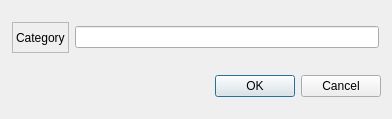
<ui version="4.0" >
 <class>Dialog</class>
 <widget class="QDialog" name="Dialog" >
  <property name="windowModality" >
   <enum>Qt::ApplicationModal</enum>
  </property>
  <property name="geometry" >
   <rect>
    <x>0</x>
    <y>0</y>
    <width>392</width>
    <height>119</height>
   </rect>
  </property>
  <property name="windowTitle" >
   <string>Add New Category</string>
  </property>
  <property name="windowIcon" >
   <iconset>IconResources/book.png</iconset>
  </property>
  <widget class="QWidget" name="layoutWidget" >
   <property name="geometry" >
    <rect>
     <x>10</x>
     <y>20</y>
     <width>371</width>
     <height>35</height>
    </rect>
   </property>
   <layout class="QHBoxLayout" >
    <property name="margin" >
     <number>2</number>
    </property>
    <property name="spacing" >
     <number>6</number>
    </property>
    <item>
     <widget class="QLabel" name="categoryLabel" >
      <property name="frameShape" >
       <enum>QFrame::StyledPanel</enum>
      </property>
      <property name="text" >
       <string>Category</string>
      </property>
     </widget>
    </item>
    <item>
     <widget class="QLineEdit" name="categoryLineEdit" />
    </item>
   </layout>
  </widget>
  <widget class="QDialogButtonBox" name="buttonBox" >
   <property name="geometry" >
    <rect>
     <x>50</x>
     <y>70</y>
     <width>331</width>
     <height>32</height>
    </rect>
   </property>
   <property name="orientation" >
    <enum>Qt::Horizontal</enum>
   </property>
   <property name="standardButtons" >
    <set>QDialogButtonBox::Cancel|QDialogButtonBox::NoButton|QDialogButtonBox::Ok</set>
   </property>
  </widget>
 </widget>
 <resources/>
 <connections>
  <connection>
   <sender>buttonBox</sender>
   <signal>accepted()</signal>
   <receiver>Dialog</receiver>
   <slot>accept()</slot>
   <hints>
    <hint type="sourcelabel" >
     <x>248</x>
     <y>254</y>
    </hint>
    <hint type="destinationlabel" >
     <x>157</x>
     <y>274</y>
    </hint>
   </hints>
  </connection>
  <connection>
   <sender>buttonBox</sender>
   <signal>rejected()</signal>
   <receiver>Dialog</receiver>
   <slot>reject()</slot>
   <hints>
    <hint type="sourcelabel" >
     <x>316</x>
     <y>260</y>
    </hint>
    <hint type="destinationlabel" >
     <x>286</x>
     <y>274</y>
    </hint>
   </hints>
  </connection>
 </connections>
</ui>
